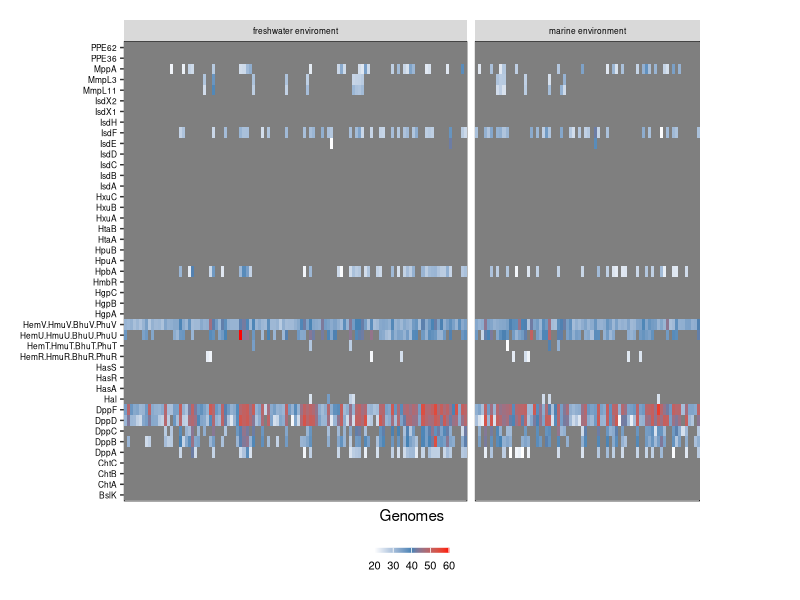
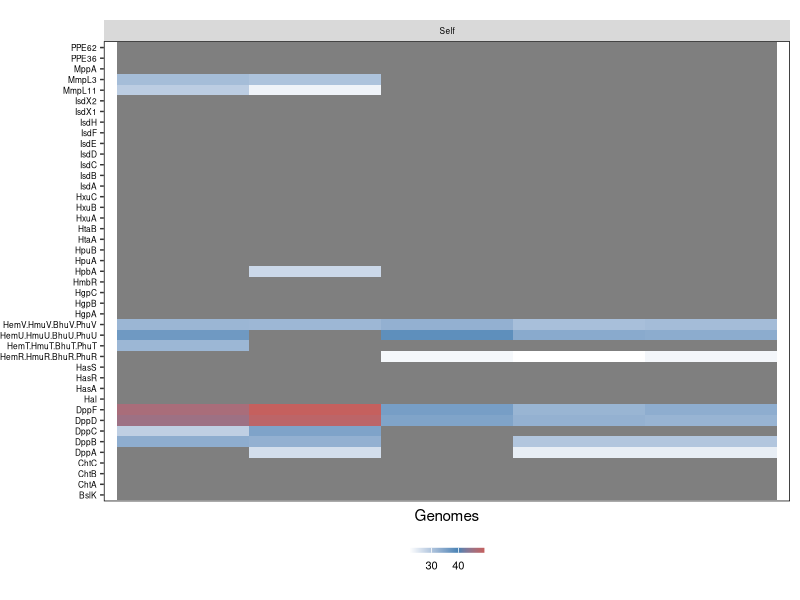

R code for these plots, in order:

# coding: utf-8
# email: qfsfdxlqy@163.com
# Github: https://github.com/2015qyliang

###############################################################################

library(ggplot2)
library(ggsci)
library(reshape2)

###############################################################################

hemedf = read.table('01-hemeFilt.txt', header = T, sep = '\t')

isolateType = read.table('02-taxonIsolatetype.txt', header = T, 
                         sep = '\t', row.names = 1)
isolateType = isolateType[order(isolateType$GTDB_Phylum), ]
isoType = isolateType$Isolation.Source
names(isoType) = rownames(isolateType)

hemedf.melt = melt(hemedf, variable.name = 'Genomes', 
                   measure.vars = colnames(hemedf)[2:ncol(hemedf)])

hemedf.melt$envir = isoType[hemedf.melt$Genomes] 

hemedf.melt = hemedf.melt[hemedf.melt$envir != 'host', ]

hemedf.melt$envir = factor(hemedf.melt$envir, 
                           levels = c("freshwater enviroment", 
                                      "marine environment"))

newdf = dcast(data = hemedf.melt, genes ~Genomes, value.var = 'value' )
write.table(newdf, '04-hemeFiltSummary.txt', 
            append = F, quote = F, sep = '\t', 
            row.names = F, col.names = T, na = '0')

###############################################################################

hemedf = read.table('01-hemeFilt.txt', header = T, sep = '\t')

isolateType = read.table('02-taxonIsolatetype.txt', header = T, 
                         sep = '\t', row.names = 1)
isolateType = isolateType[order(isolateType$GTDB_Phylum), ]
isoType = isolateType$Isolation.Source
names(isoType) = rownames(isolateType)

hemedf = hemedf[, 1:(ncol(hemedf)-5)]

hemedf.melt = melt(hemedf, variable.name = 'Genomes', 
                   measure.vars = colnames(hemedf)[2:ncol(hemedf)])

hemedf.melt$envir = isoType[hemedf.melt$Genomes] 

hemedf.melt = hemedf.melt[hemedf.melt$envir != 'host', ]

hemedf.melt$envir = factor(hemedf.melt$envir, 
                           levels = c("freshwater enviroment", 
                                      "marine environment"))

table(hemedf.melt$envir)/nrow(hemedf)
# freshwater enviroment 
# 113 
# marine environment 
# 74 

###############################################################################

head(hemedf.melt)

hemedf.melt$value[hemedf.melt$value < 20] = NA

p = ggplot(hemedf.melt, aes(x = Genomes, y = genes, fill = value)) + 
  geom_tile() + labs(y = NULL) +
  scale_fill_gradient2(low = 'white', mid = 'steelblue', high = 'red',  # FireBrick 
                       midpoint = (60.2 + 20)/2) +
  facet_grid(.~envir, scales = 'free', space = 'free') +
  theme(plot.margin = margin(t = 0.2, r = 1, b = 0.2, l = 0.2, "in"),
        panel.background = element_rect(color = 'black', fill = NA),
        panel.grid = element_blank(), 
        axis.title.y.left =  element_text(size = 10),
        axis.text.x = element_blank(), 
        axis.ticks.x = element_blank(), 
        # axis.text.x = element_text(size = 8, color = 'black', hjust = 0.5, vjust = 1), 
        axis.text.y = element_text(size = 6, color = 'black'), 
        strip.text.x = element_text(size = 6 ,  color = 'black'), 
        # strip.text.y = element_text(size = 4 ,angle = 360, color = 'black'), 
        legend.key = element_blank(), 
        legend.position = 'bottom',
        legend.key.width = unit(0.15, 'in'), 
        legend.key.height = unit(0.05, 'in'), 
        legend.title = element_blank(),
        legend.text = element_text(size = 8))
  
ggsave('05-uncultureHeme1.pdf', p, height = 6, width = 9, units = 'in')

#############################################################################

hemedf = read.table('01-hemeFilt.txt', header = T, sep = '\t')
hemedf = hemedf[ , c(1, (ncol(hemedf)-4):ncol(hemedf))]
colnames(hemedf)

hemedf.melt = melt(hemedf, variable.name = 'Genomes', 
                   measure.vars = colnames(hemedf)[2:ncol(hemedf)])

hemedf.melt$value[hemedf.melt$value < 20] = NA

hemedf.melt$envir = 'Self'

p = ggplot(hemedf.melt, aes(x = Genomes, y = genes, fill = value)) + 
  geom_tile() + labs(y = NULL) +
  scale_fill_gradient2(low = 'white', mid = 'steelblue', high = 'red', 
                       midpoint = (60.2 + 20)/2) + # 60.2  49.7
  facet_grid(.~envir, scales = 'free', space = 'free') +
  theme(plot.margin = margin(t = 0.2, r = 0.1, b = 0.2, l = 0, "in"),
        panel.background = element_rect(color = 'black', fill = NA),
        panel.grid = element_blank(), 
        axis.title.y.left =  element_text(size = 10),
        axis.text.x = element_blank(), 
        axis.ticks.x = element_blank(), 
        # axis.text.x = element_text(size = 8, color = 'black', hjust = 0.5, vjust = 1), 
        axis.text.y = element_text(size = 6, color = 'black'), 
        strip.text.x = element_text(size = 6 ,  color = 'black'), 
        # strip.text.y = element_text(size = 4 ,angle = 360, color = 'black'), 
        legend.key = element_blank(), 
        legend.position = 'bottom',
        legend.key.width = unit(0.15, 'in'), 
        legend.key.height = unit(0.05, 'in'), 
        legend.title = element_blank(),
        legend.text = element_text(size = 8))

ggsave('05-uncultureHeme2.pdf', p, height = 6, width = 1.8, units = 'in')

############################################################################


